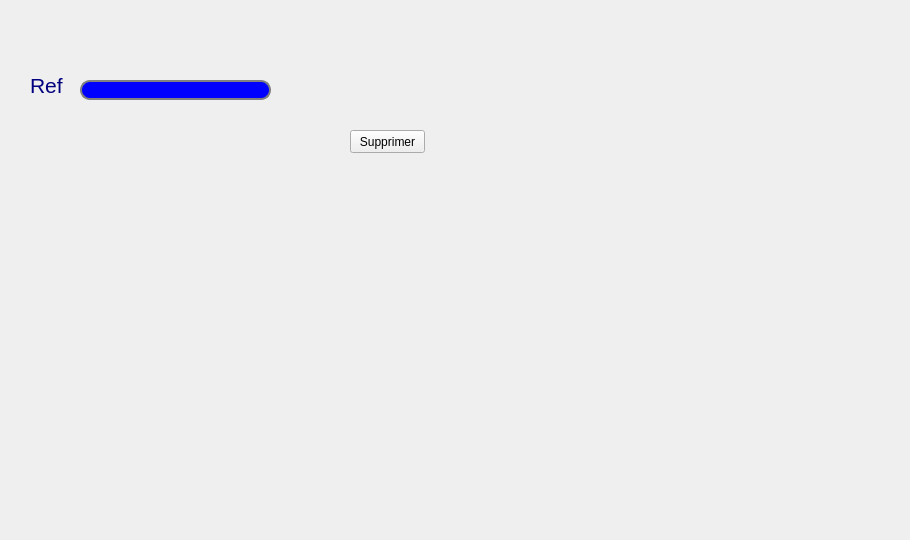
    <widget class="QWidget" name="tab_6">
     <attribute name="title">
      <string>Delete fidelité</string>
     </attribute>
     <widget class="QLabel" name="label_20">
      <property name="geometry">
       <rect>
        <x>30</x>
        <y>50</y>
        <width>61</width>
        <height>71</height>
       </rect>
      </property>
      <property name="text">
       <string>&lt;html&gt;&lt;head/&gt;&lt;body&gt;&lt;p&gt;&lt;span style=&quot; font-size:16pt; color:#00007f;&quot;&gt;Ref&lt;/span&gt;&lt;/p&gt;&lt;/body&gt;&lt;/html&gt;</string>
      </property>
     </widget>
     <widget class="QLineEdit" name="line_matricule_fiscale2">
      <property name="geometry">
       <rect>
        <x>80</x>
        <y>80</y>
        <width>191</width>
        <height>20</height>
       </rect>
      </property>
      <property name="styleSheet">
       <string notr="true">QLineEdit {
    border: 2px solid gray;
    border-radius: 10px;
    padding: 0 8px;
    background: blue;
    selection-background-color: darkgray;
}</string>
      </property>
     </widget>
     <widget class="QPushButton" name="pb_supprimer_2">
      <property name="geometry">
       <rect>
        <x>350</x>
        <y>130</y>
        <width>75</width>
        <height>23</height>
       </rect>
      </property>
      <property name="whatsThis">
       <string/>
      </property>
      <property name="styleSheet">
       <string notr="true">QPushButton#evilButton {
    background-color: red;
    border-style: outset;
    border-width: 2px;
    border-radius: 10px;
    border-color: beige;
    font: bold 14px;
    min-width: 10em;
    padding: 6px;
}
QPushButton#evilButton:pressed {
    background-color: rgb(224, 0, 0);
    border-style: inset;
}</string>
      </property>
      <property name="text">
       <string>Supprimer</string>
      </property>
     </widget>
     <widget class="QLabel" name="label_21">
      <property name="geometry">
       <rect>
        <x>-50</x>
        <y>-130</y>
        <width>901</width>
        <height>531</height>
       </rect>
      </property>
      <property name="text">
       <string/>
      </property>
      <property name="pixmap">
       <pixmap>../../Desktop/interfaces/UnlockCarousel_IntegratedSymbol-1600x781-.jpg</pixmap>
      </property>
     </widget>
     <widget class="QLabel" name="label_25">
      <property name="geometry">
       <rect>
        <x>50</x>
        <y>170</y>
        <width>341</width>
        <height>301</height>
       </rect>
      </property>
      <property name="text">
       <string/>
      </property>
      <property name="pixmap">
       <pixmap>../../Desktop/interfaces/autocollants-poubelle.jpg</pixmap>
      </property>
     </widget>
     <zorder>label_21</zorder>
     <zorder>label_20</zorder>
     <zorder>line_matricule_fiscale2</zorder>
     <zorder>pb_supprimer_2</zorder>
     <zorder>label_25</zorder>
    </widget>
